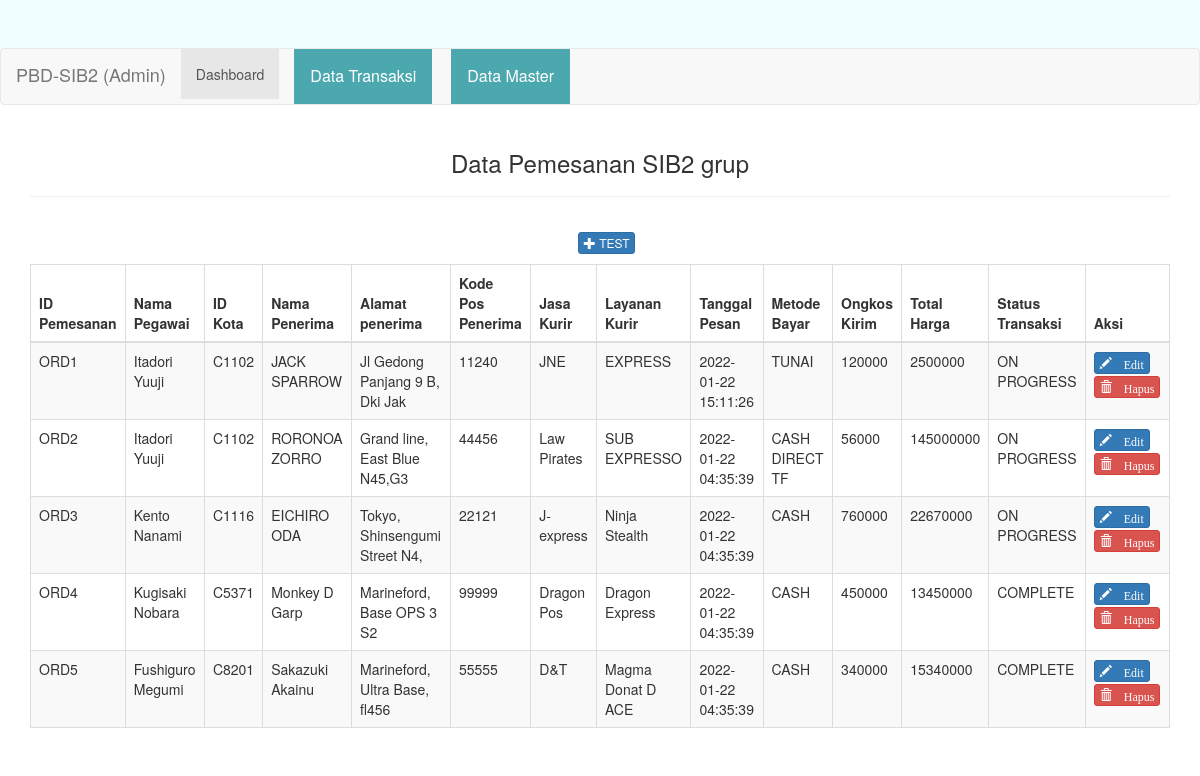
Page /pemesanan.php on the earlier database version.
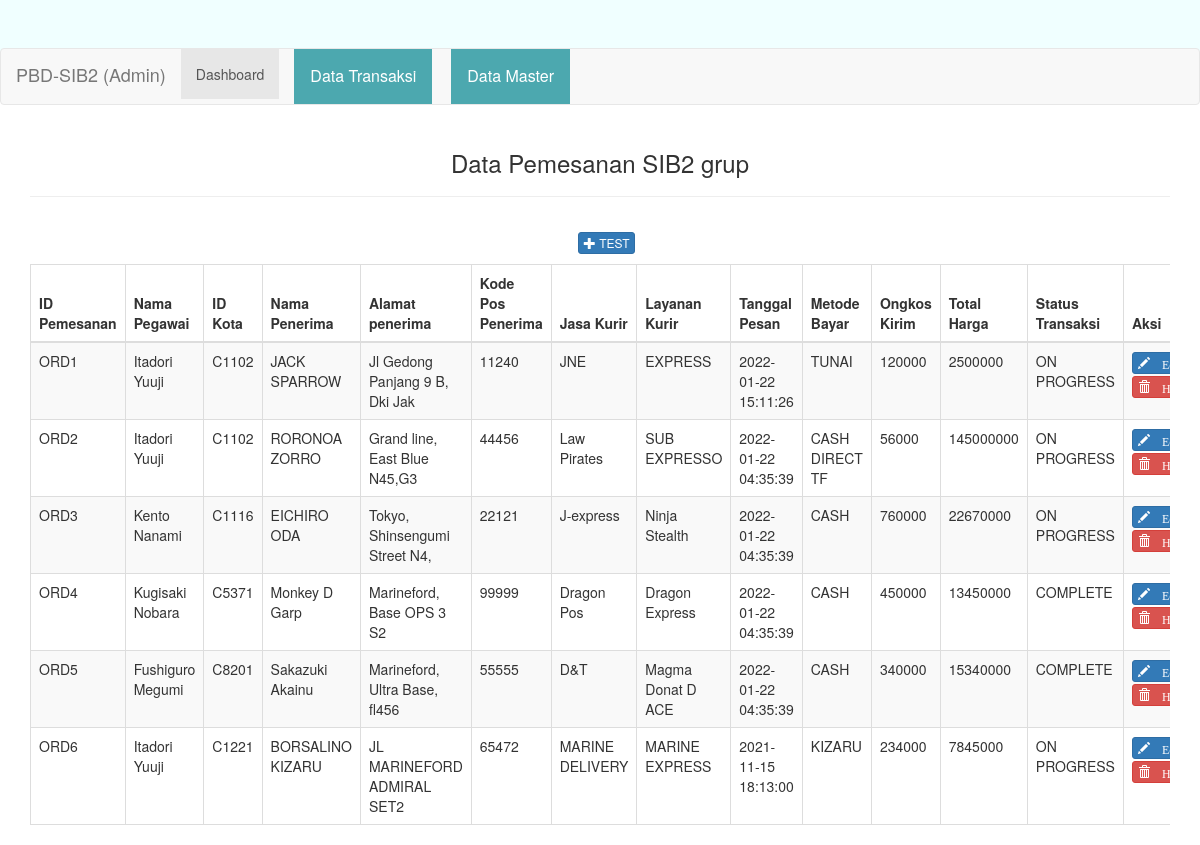
Same page on the later database version.
### tables this page shows
CREATE TABLE `pemesanan` (
  `ID_PEMESANAN` char(5) NOT NULL,
  `ID_PEGAWAI` char(5) NOT NULL,
  `ID_KOTA` char(5) NOT NULL,
  `NAMA_PENERIMA` varchar(30) NOT NULL,
  `ALAMAT_PENERIMA` varchar(30) NOT NULL,
  `KODE_POS_PENERIMA` char(5) NOT NULL,
  `JASA_KURIR` varchar(15) NOT NULL,
  `LAYANAN_KURIR` varchar(50) NOT NULL,
  `TGL_PESAN` timestamp NOT NULL DEFAULT current_timestamp() ON UPDATE current_timestamp(),
  `JENIS_BAYAR` varchar(50) NOT NULL,
  `ONGKOS_KIRIM` decimal(12,0) NOT NULL,
  `TOTAL_HARGA` decimal(12,0) NOT NULL,
  `STATUS_TRANSAKSI` varchar(50) NOT NULL
);

CREATE TABLE `pegawai` (
  `ID_PEGAWAI` char(5) NOT NULL,
  `NAMA_PEGAWAI` varchar(30) NOT NULL,
  `ALAMAT_PEGAWAI` varchar(50) NOT NULL,
  `KODEPOS_PEGAWAI` char(5) NOT NULL,
  `USERNAMEPEG` varchar(15) NOT NULL,
  `PASSWORDPEG` varchar(18) NOT NULL,
  `STATUS_PEGAWAI` char(1) NOT NULL
);

### pemesanan.php (the view, shortened to what this page needs)
<?php
require_once 'config/database.php';
$query = "
SELECT
A.ID_PEMESANAN,
B.NAMA_PEGAWAI,
A.ID_KOTA,
A.NAMA_PENERIMA,
A.ALAMAT_PENERIMA,
A.KODE_POS_PENERIMA,
A.JASA_KURIR,
A.LAYANAN_KURIR,
A.TGL_PESAN,
A.JENIS_BAYAR,
A.ONGKOS_KIRIM,
A.TOTAL_HARGA,
A.STATUS_TRANSAKSI
from pemesanan A INNER JOIN pegawai B
ON A.ID_PEGAWAI=B.ID_PEGAWAI
GROUP BY A.ID_PEMESANAN
";
$sql = mysqli_query($db, $query);
?>
<!DOCTYPE html>
<html>
	<head>
		<link rel="stylesheet" type="text/css" href="asset/css/bootstrap.min.css">
	</head>
	<body>
	<div class="jumbotron text-center" style="background:azure; height: 100px;">
	<nav class="navbar navbar-default">
  <div class="container-fluid">
    <div class="navbar-header">
      <a class="navbar-brand" href="#">PBD-SIB2 (Admin)</a>
    </div>
    <div class="collapse navbar-collapse" id="bs-example-navbar-collapse-1">
      <ul class="nav navbar-nav">
        <li class="active"><a href="./">Dashboard<span class="sr-only">(current)</span></a></li>
		<div class="dropdown">
		<button class="dropbtn" style="margin-left:15px">Data Transaksi</button>
		</div>
		<div class="dropdown">
		<button class="dropbtn" style="margin-left:15px">Data Master</button>
		</div>
      </ul>
    </div>
  </div>
</nav>
	</div>
		<div class="container">
			<div class="row">
				<div class="col-xs-12 col-sm-12 col-md-12">
					<div class="text-center">
						<h3>Data Pemesanan SIB2 grup</h3><hr>
						<p style="padding:10pt 0pt 0pt 10pt;">
							<a href="pages/tambah_pemesanan.php" class="btn btn-xs btn-primary"><span class="glyphicon glyphicon-plus"></span> TEST </a>
						</p>
					</div>
					<div class="table-responsive">
						<table class="table table-striped table-bordered">
							<thead>
								<tr>
									<th>ID Pemesanan</th>
									<th>Nama Pegawai</th>
									<th>ID Kota</th>
									<th>Nama Penerima</th>
									<th>Alamat penerima</th>
									<th>Kode Pos Penerima</th>
									<th>Jasa Kurir</th>
									<th>Layanan Kurir</th>
									<th>Tanggal Pesan</th>
									<th>Metode Bayar</th>
									<th>Ongkos Kirim</th>
									<th>Total Harga</th>
									<th>Status Transaksi</th>
									<th>Aksi</th>
								</tr>
							</thead>
							<tbody>
							<?php foreach ($sql as $member) : ?>
								<tr>
									<td><?php echo $member['ID_PEMESANAN']; ?></td>
									<td><?php echo $member['NAMA_PEGAWAI']; ?></td>
									<td><?php echo $member['ID_KOTA']; ?></td>
									<td><?php echo $member['NAMA_PENERIMA']; ?></td>
									<td><?php echo $member['ALAMAT_PENERIMA']; ?></td>
									<td><?php echo $member['KODE_POS_PENERIMA']; ?></td>
									<td><?php echo $member['JASA_KURIR']; ?></td>
									<td><?php echo $member['LAYANAN_KURIR']; ?></td>
									<td><?php echo $member['TGL_PESAN']; ?></td>
									<td><?php echo $member['JENIS_BAYAR']; ?></td>
									<td><?php echo $member['ONGKOS_KIRIM']; ?></td>
									<td><?php echo $member['TOTAL_HARGA']; ?></td>
									<td><?php echo $member['STATUS_TRANSAKSI']; ?></td>
									<td>
										<a href="pages/edit_domba.php?id=<?php echo $member['ID_PEMESANAN']; ?>
										" class="btn btn-xs btn-primary"><span class="glyphicon glyphicon-pencil"> Edit</span></a>
										<a href="process/hapus_domba_proses.php?id=<?php echo $member['ID_PEMESANAN']; ?>
										" class="btn btn-xs btn-danger"><span class="glyphicon glyphicon-trash"> Hapus</span></a>
									</td>
								</tr>
							<?php endforeach; ?>
							</tbody>
						</table>
					</div>
				</div>
			</div>
		</div>
	</body>
</html>

Differences in the rows shown:
added pemesanan: ID_PEMESANAN "ORD6", ID_PEGAWAI.NAMA_PEGAWAI "Itadori Yuuji", ID_KOTA "C1221", NAMA_PENERIMA "BORSALINO KIZARU", ALAMAT_PENERIMA "JL MARINEFORD ADMIRAL SET2", KODE_POS_PENERIMA "65472", JASA_KURIR "MARINE DELIVERY", LAYANAN_KURIR "MARINE EXPRESS", TGL_PESAN "2021-11-15 18:13:00", JENIS_BAYAR "KIZARU", ONGKOS_KIRIM "234000", TOTAL_HARGA "7845000", STATUS_TRANSAKSI "ON PROGRESS"
